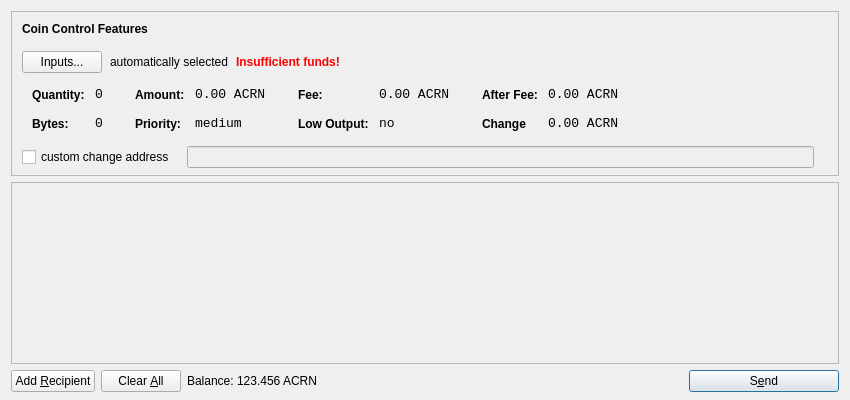
<?xml version="1.0" encoding="UTF-8"?>
<ui version="4.0">
 <class>SendCoinsDialog</class>
 <widget class="QDialog" name="SendCoinsDialog">
  <property name="geometry">
   <rect>
    <x>0</x>
    <y>0</y>
    <width>850</width>
    <height>400</height>
   </rect>
  </property>
  <property name="windowTitle">
   <string>Send Coins</string>
  </property>
  <layout class="QVBoxLayout" name="verticalLayout" stretch="0,1,0">
   <property name="bottomMargin">
    <number>8</number>
   </property>
   <item>
    <widget class="QFrame" name="frameCoinControl">
     <property name="sizePolicy">
      <sizepolicy hsizetype="Expanding" vsizetype="Expanding">
       <horstretch>0</horstretch>
       <verstretch>0</verstretch>
      </sizepolicy>
     </property>
     <property name="maximumSize">
      <size>
       <width>16777215</width>
       <height>16777215</height>
      </size>
     </property>
     <property name="frameShape">
      <enum>QFrame::StyledPanel</enum>
     </property>
     <property name="frameShadow">
      <enum>QFrame::Sunken</enum>
     </property>
     <layout class="QVBoxLayout" name="verticalLayoutCoinControl2">
      <property name="spacing">
       <number>-1</number>
      </property>
      <property name="leftMargin">
       <number>0</number>
      </property>
      <property name="topMargin">
       <number>0</number>
      </property>
      <property name="rightMargin">
       <number>0</number>
      </property>
      <property name="bottomMargin">
       <number>6</number>
      </property>
      <item>
       <layout class="QVBoxLayout" name="verticalLayoutCoinControl" stretch="0,0,0,0,1">
        <property name="spacing">
         <number>0</number>
        </property>
        <property name="leftMargin">
         <number>10</number>
        </property>
        <property name="topMargin">
         <number>10</number>
        </property>
        <item>
         <layout class="QHBoxLayout" name="horizontalLayoutCoinControl1">
          <property name="bottomMargin">
           <number>15</number>
          </property>
          <item>
           <widget class="QLabel" name="labelCoinControlFeatures">
            <property name="sizePolicy">
             <sizepolicy hsizetype="Preferred" vsizetype="Maximum">
              <horstretch>0</horstretch>
              <verstretch>0</verstretch>
             </sizepolicy>
            </property>
            <property name="font">
             <font>
              <weight>75</weight>
              <bold>true</bold>
             </font>
            </property>
            <property name="styleSheet">
             <string notr="true">font-weight:bold;</string>
            </property>
            <property name="text">
             <string>Coin Control Features</string>
            </property>
           </widget>
          </item>
         </layout>
        </item>
        <item>
         <layout class="QHBoxLayout" name="horizontalLayoutCoinControl2" stretch="0,0,0,0">
          <property name="spacing">
           <number>8</number>
          </property>
          <property name="bottomMargin">
           <number>10</number>
          </property>
          <item>
           <widget class="QPushButton" name="pushButtonCoinControl">
            <property name="styleSheet">
             <string notr="true"/>
            </property>
            <property name="text">
             <string>Inputs...</string>
            </property>
           </widget>
          </item>
          <item>
           <widget class="QLabel" name="labelCoinControlAutomaticallySelected">
            <property name="text">
             <string>automatically selected</string>
            </property>
            <property name="margin">
             <number>5</number>
            </property>
           </widget>
          </item>
          <item>
           <widget class="QLabel" name="labelCoinControlInsuffFunds">
            <property name="font">
             <font>
              <weight>75</weight>
              <bold>true</bold>
             </font>
            </property>
            <property name="styleSheet">
             <string notr="true">color:red;font-weight:bold;</string>
            </property>
            <property name="text">
             <string>Insufficient funds!</string>
            </property>
            <property name="margin">
             <number>5</number>
            </property>
           </widget>
          </item>
          <item>
           <spacer name="horizontalSpacerCoinControl">
            <property name="orientation">
             <enum>Qt::Horizontal</enum>
            </property>
            <property name="sizeHint" stdset="0">
             <size>
              <width>40</width>
              <height>1</height>
             </size>
            </property>
           </spacer>
          </item>
         </layout>
        </item>
        <item>
         <widget class="QWidget" name="widgetCoinControl" native="true">
          <property name="sizePolicy">
           <sizepolicy hsizetype="Preferred" vsizetype="Preferred">
            <horstretch>0</horstretch>
            <verstretch>0</verstretch>
           </sizepolicy>
          </property>
          <property name="minimumSize">
           <size>
            <width>0</width>
            <height>0</height>
           </size>
          </property>
          <property name="styleSheet">
           <string notr="true"/>
          </property>
          <layout class="QHBoxLayout" name="horizontalLayoutCoinControl5">
           <property name="margin">
            <number>0</number>
           </property>
           <item>
            <layout class="QHBoxLayout" name="horizontalLayoutCoinControl3" stretch="0,0,0,1">
             <property name="spacing">
              <number>20</number>
             </property>
             <property name="topMargin">
              <number>0</number>
             </property>
             <property name="bottomMargin">
              <number>10</number>
             </property>
             <item>
              <layout class="QFormLayout" name="formLayoutCoinControl1">
               <property name="horizontalSpacing">
                <number>10</number>
               </property>
               <property name="verticalSpacing">
                <number>14</number>
               </property>
               <property name="leftMargin">
                <number>10</number>
               </property>
               <property name="topMargin">
                <number>4</number>
               </property>
               <property name="rightMargin">
                <number>6</number>
               </property>
               <item row="0" column="0">
                <widget class="QLabel" name="labelCoinControlQuantityText">
                 <property name="styleSheet">
                  <string notr="true">font-weight:bold;</string>
                 </property>
                 <property name="text">
                  <string>Quantity:</string>
                 </property>
                 <property name="margin">
                  <number>0</number>
                 </property>
                </widget>
               </item>
               <item row="0" column="1">
                <widget class="QLabel" name="labelCoinControlQuantity">
                 <property name="font">
                  <font>
                   <family>Monospace</family>
                   <pointsize>10</pointsize>
                  </font>
                 </property>
                 <property name="cursor">
                  <cursorShape>IBeamCursor</cursorShape>
                 </property>
                 <property name="contextMenuPolicy">
                  <enum>Qt::ActionsContextMenu</enum>
                 </property>
                 <property name="text">
                  <string>0</string>
                 </property>
                 <property name="margin">
                  <number>0</number>
                 </property>
                 <property name="textInteractionFlags">
                  <set>Qt::LinksAccessibleByMouse|Qt::TextSelectableByKeyboard|Qt::TextSelectableByMouse</set>
                 </property>
                </widget>
               </item>
               <item row="1" column="0">
                <widget class="QLabel" name="labelCoinControlBytesText">
                 <property name="styleSheet">
                  <string notr="true">font-weight:bold;</string>
                 </property>
                 <property name="text">
                  <string>Bytes:</string>
                 </property>
                </widget>
               </item>
               <item row="1" column="1">
                <widget class="QLabel" name="labelCoinControlBytes">
                 <property name="font">
                  <font>
                   <family>Monospace</family>
                   <pointsize>10</pointsize>
                  </font>
                 </property>
                 <property name="cursor">
                  <cursorShape>IBeamCursor</cursorShape>
                 </property>
                 <property name="contextMenuPolicy">
                  <enum>Qt::ActionsContextMenu</enum>
                 </property>
                 <property name="text">
                  <string>0</string>
                 </property>
                 <property name="textInteractionFlags">
                  <set>Qt::LinksAccessibleByMouse|Qt::TextSelectableByKeyboard|Qt::TextSelectableByMouse</set>
                 </property>
                </widget>
               </item>
              </layout>
             </item>
             <item>
              <layout class="QFormLayout" name="formLayoutCoinControl2">
               <property name="horizontalSpacing">
                <number>10</number>
               </property>
               <property name="verticalSpacing">
                <number>14</number>
               </property>
               <property name="leftMargin">
                <number>6</number>
               </property>
               <property name="topMargin">
                <number>4</number>
               </property>
               <property name="rightMargin">
                <number>6</number>
               </property>
               <item row="0" column="0">
                <widget class="QLabel" name="labelCoinControlAmountText">
                 <property name="styleSheet">
                  <string notr="true">font-weight:bold;</string>
                 </property>
                 <property name="text">
                  <string>Amount:</string>
                 </property>
                 <property name="margin">
                  <number>0</number>
                 </property>
                </widget>
               </item>
               <item row="0" column="1">
                <widget class="QLabel" name="labelCoinControlAmount">
                 <property name="font">
                  <font>
                   <family>Monospace</family>
                   <pointsize>10</pointsize>
                  </font>
                 </property>
                 <property name="cursor">
                  <cursorShape>IBeamCursor</cursorShape>
                 </property>
                 <property name="contextMenuPolicy">
                  <enum>Qt::ActionsContextMenu</enum>
                 </property>
                 <property name="text">
                  <string>0.00 ACRN</string>
                 </property>
                 <property name="textInteractionFlags">
                  <set>Qt::LinksAccessibleByMouse|Qt::TextSelectableByKeyboard|Qt::TextSelectableByMouse</set>
                 </property>
                </widget>
               </item>
               <item row="1" column="0">
                <widget class="QLabel" name="labelCoinControlPriorityText">
                 <property name="styleSheet">
                  <string notr="true">font-weight:bold;</string>
                 </property>
                 <property name="text">
                  <string>Priority:</string>
                 </property>
                </widget>
               </item>
               <item row="1" column="1">
                <widget class="QLabel" name="labelCoinControlPriority">
                 <property name="font">
                  <font>
                   <family>Monospace</family>
                   <pointsize>10</pointsize>
                  </font>
                 </property>
                 <property name="cursor">
                  <cursorShape>IBeamCursor</cursorShape>
                 </property>
                 <property name="contextMenuPolicy">
                  <enum>Qt::ActionsContextMenu</enum>
                 </property>
                 <property name="text">
                  <string>medium</string>
                 </property>
                 <property name="textInteractionFlags">
                  <set>Qt::LinksAccessibleByMouse|Qt::TextSelectableByKeyboard|Qt::TextSelectableByMouse</set>
                 </property>
                </widget>
               </item>
              </layout>
             </item>
             <item>
              <layout class="QFormLayout" name="formLayoutCoinControl3">
               <property name="horizontalSpacing">
                <number>10</number>
               </property>
               <property name="verticalSpacing">
                <number>14</number>
               </property>
               <property name="leftMargin">
                <number>6</number>
               </property>
               <property name="topMargin">
                <number>4</number>
               </property>
               <property name="rightMargin">
                <number>6</number>
               </property>
               <item row="0" column="0">
                <widget class="QLabel" name="labelCoinControlFeeText">
                 <property name="styleSheet">
                  <string notr="true">font-weight:bold;</string>
                 </property>
                 <property name="text">
                  <string>Fee:</string>
                 </property>
                 <property name="margin">
                  <number>0</number>
                 </property>
                </widget>
               </item>
               <item row="0" column="1">
                <widget class="QLabel" name="labelCoinControlFee">
                 <property name="font">
                  <font>
                   <family>Monospace</family>
                   <pointsize>10</pointsize>
                  </font>
                 </property>
                 <property name="cursor">
                  <cursorShape>IBeamCursor</cursorShape>
                 </property>
                 <property name="contextMenuPolicy">
                  <enum>Qt::ActionsContextMenu</enum>
                 </property>
                 <property name="text">
                  <string>0.00 ACRN</string>
                 </property>
                 <property name="textInteractionFlags">
                  <set>Qt::LinksAccessibleByMouse|Qt::TextSelectableByKeyboard|Qt::TextSelectableByMouse</set>
                 </property>
                </widget>
               </item>
               <item row="1" column="0">
                <widget class="QLabel" name="labelCoinControlLowOutputText">
                 <property name="styleSheet">
                  <string notr="true">font-weight:bold;</string>
                 </property>
                 <property name="text">
                  <string>Low Output:</string>
                 </property>
                </widget>
               </item>
               <item row="1" column="1">
                <widget class="QLabel" name="labelCoinControlLowOutput">
                 <property name="font">
                  <font>
                   <family>Monospace</family>
                   <pointsize>10</pointsize>
                  </font>
                 </property>
                 <property name="cursor">
                  <cursorShape>IBeamCursor</cursorShape>
                 </property>
                 <property name="contextMenuPolicy">
                  <enum>Qt::ActionsContextMenu</enum>
                 </property>
                 <property name="text">
                  <string>no</string>
                 </property>
                 <property name="textInteractionFlags">
                  <set>Qt::LinksAccessibleByMouse|Qt::TextSelectableByKeyboard|Qt::TextSelectableByMouse</set>
                 </property>
                </widget>
               </item>
              </layout>
             </item>
             <item>
              <layout class="QFormLayout" name="formLayoutCoinControl4">
               <property name="horizontalSpacing">
                <number>10</number>
               </property>
               <property name="verticalSpacing">
                <number>14</number>
               </property>
               <property name="leftMargin">
                <number>6</number>
               </property>
               <property name="topMargin">
                <number>4</number>
               </property>
               <property name="rightMargin">
                <number>6</number>
               </property>
               <item row="0" column="0">
                <widget class="QLabel" name="labelCoinControlAfterFeeText">
                 <property name="styleSheet">
                  <string notr="true">font-weight:bold;</string>
                 </property>
                 <property name="text">
                  <string>After Fee:</string>
                 </property>
                 <property name="margin">
                  <number>0</number>
                 </property>
                </widget>
               </item>
               <item row="0" column="1">
                <widget class="QLabel" name="labelCoinControlAfterFee">
                 <property name="font">
                  <font>
                   <family>Monospace</family>
                   <pointsize>10</pointsize>
                  </font>
                 </property>
                 <property name="cursor">
                  <cursorShape>IBeamCursor</cursorShape>
                 </property>
                 <property name="contextMenuPolicy">
                  <enum>Qt::ActionsContextMenu</enum>
                 </property>
                 <property name="text">
                  <string>0.00 ACRN</string>
                 </property>
                 <property name="textInteractionFlags">
                  <set>Qt::LinksAccessibleByMouse|Qt::TextSelectableByKeyboard|Qt::TextSelectableByMouse</set>
                 </property>
                </widget>
               </item>
               <item row="1" column="0">
                <widget class="QLabel" name="labelCoinControlChangeText">
                 <property name="styleSheet">
                  <string notr="true">font-weight:bold;</string>
                 </property>
                 <property name="text">
                  <string>Change</string>
                 </property>
                </widget>
               </item>
               <item row="1" column="1">
                <widget class="QLabel" name="labelCoinControlChange">
                 <property name="font">
                  <font>
                   <family>Monospace</family>
                   <pointsize>10</pointsize>
                  </font>
                 </property>
                 <property name="cursor">
                  <cursorShape>IBeamCursor</cursorShape>
                 </property>
                 <property name="contextMenuPolicy">
                  <enum>Qt::ActionsContextMenu</enum>
                 </property>
                 <property name="text">
                  <string>0.00 ACRN</string>
                 </property>
                 <property name="textInteractionFlags">
                  <set>Qt::LinksAccessibleByMouse|Qt::TextSelectableByKeyboard|Qt::TextSelectableByMouse</set>
                 </property>
                </widget>
               </item>
              </layout>
             </item>
            </layout>
           </item>
          </layout>
         </widget>
        </item>
        <item>
         <layout class="QHBoxLayout" name="horizontalLayoutCoinControl4" stretch="0,0,0">
          <property name="spacing">
           <number>12</number>
          </property>
          <property name="sizeConstraint">
           <enum>QLayout::SetDefaultConstraint</enum>
          </property>
          <property name="topMargin">
           <number>5</number>
          </property>
          <property name="rightMargin">
           <number>5</number>
          </property>
          <item>
           <widget class="QCheckBox" name="checkBoxCoinControlChange">
            <property name="text">
             <string>custom change address</string>
            </property>
           </widget>
          </item>
          <item>
           <widget class="QLineEdit" name="lineEditCoinControlChange">
            <property name="enabled">
             <bool>false</bool>
            </property>
            <property name="sizePolicy">
             <sizepolicy hsizetype="Expanding" vsizetype="Fixed">
              <horstretch>0</horstretch>
              <verstretch>0</verstretch>
             </sizepolicy>
            </property>
           </widget>
          </item>
          <item>
           <widget class="QLabel" name="labelCoinControlChangeLabel">
            <property name="sizePolicy">
             <sizepolicy hsizetype="Preferred" vsizetype="Expanding">
              <horstretch>0</horstretch>
              <verstretch>0</verstretch>
             </sizepolicy>
            </property>
            <property name="minimumSize">
             <size>
              <width>0</width>
              <height>0</height>
             </size>
            </property>
            <property name="text">
             <string/>
            </property>
            <property name="margin">
             <number>3</number>
            </property>
           </widget>
          </item>
         </layout>
        </item>
        <item>
         <spacer name="verticalSpacerCoinControl">
          <property name="orientation">
           <enum>Qt::Vertical</enum>
          </property>
          <property name="sizeHint" stdset="0">
           <size>
            <width>800</width>
            <height>1</height>
           </size>
          </property>
         </spacer>
        </item>
       </layout>
      </item>
     </layout>
    </widget>
   </item>
   <item>
    <widget class="QScrollArea" name="scrollArea">
     <property name="widgetResizable">
      <bool>true</bool>
     </property>
     <widget class="QWidget" name="scrollAreaWidgetContents">
      <property name="geometry">
       <rect>
        <x>0</x>
        <y>0</y>
        <width>830</width>
        <height>165</height>
       </rect>
      </property>
      <layout class="QVBoxLayout" name="verticalLayout_2">
       <property name="margin">
        <number>0</number>
       </property>
       <item>
        <layout class="QVBoxLayout" name="entries">
         <property name="spacing">
          <number>6</number>
         </property>
        </layout>
       </item>
       <item>
        <spacer name="verticalSpacer">
         <property name="orientation">
          <enum>Qt::Vertical</enum>
         </property>
         <property name="sizeHint" stdset="0">
          <size>
           <width>20</width>
           <height>40</height>
          </size>
         </property>
        </spacer>
       </item>
      </layout>
     </widget>
    </widget>
   </item>
   <item>
    <layout class="QHBoxLayout" name="horizontalLayout">
     <item>
      <widget class="QPushButton" name="addButton">
       <property name="toolTip">
        <string>Send to multiple recipients at once</string>
       </property>
       <property name="text">
        <string>Add &amp;Recipient</string>
       </property>
       <property name="icon">
        <iconset resource="../bitcoin.qrc">
         <normaloff>:/icons/add</normaloff>:/icons/add</iconset>
       </property>
       <property name="autoDefault">
        <bool>false</bool>
       </property>
      </widget>
     </item>
     <item>
      <widget class="QPushButton" name="clearButton">
       <property name="sizePolicy">
        <sizepolicy hsizetype="Minimum" vsizetype="Fixed">
         <horstretch>0</horstretch>
         <verstretch>0</verstretch>
        </sizepolicy>
       </property>
       <property name="toolTip">
        <string>Remove all transaction fields</string>
       </property>
       <property name="text">
        <string>Clear &amp;All</string>
       </property>
       <property name="icon">
        <iconset resource="../bitcoin.qrc">
         <normaloff>:/icons/remove</normaloff>:/icons/remove</iconset>
       </property>
       <property name="autoRepeatDelay">
        <number>300</number>
       </property>
       <property name="autoDefault">
        <bool>false</bool>
       </property>
      </widget>
     </item>
     <item>
      <layout class="QHBoxLayout" name="horizontalLayout_2">
       <property name="spacing">
        <number>3</number>
       </property>
       <item>
        <widget class="QLabel" name="label">
         <property name="sizePolicy">
          <sizepolicy hsizetype="Preferred" vsizetype="Fixed">
           <horstretch>0</horstretch>
           <verstretch>0</verstretch>
          </sizepolicy>
         </property>
         <property name="text">
          <string>Balance:</string>
         </property>
        </widget>
       </item>
       <item>
        <widget class="QLabel" name="labelBalance">
         <property name="sizePolicy">
          <sizepolicy hsizetype="Preferred" vsizetype="Fixed">
           <horstretch>0</horstretch>
           <verstretch>0</verstretch>
          </sizepolicy>
         </property>
         <property name="cursor">
          <cursorShape>IBeamCursor</cursorShape>
         </property>
         <property name="text">
          <string>123.456 ACRN</string>
         </property>
         <property name="textInteractionFlags">
          <set>Qt::LinksAccessibleByMouse|Qt::TextSelectableByKeyboard|Qt::TextSelectableByMouse</set>
         </property>
        </widget>
       </item>
      </layout>
     </item>
     <item>
      <spacer name="horizontalSpacer">
       <property name="orientation">
        <enum>Qt::Horizontal</enum>
       </property>
       <property name="sizeHint" stdset="0">
        <size>
         <width>40</width>
         <height>20</height>
        </size>
       </property>
      </spacer>
     </item>
     <item>
      <widget class="QPushButton" name="sendButton">
       <property name="minimumSize">
        <size>
         <width>150</width>
         <height>0</height>
        </size>
       </property>
       <property name="toolTip">
        <string>Confirm the send action</string>
       </property>
       <property name="text">
        <string>S&amp;end</string>
       </property>
       <property name="icon">
        <iconset resource="../bitcoin.qrc">
         <normaloff>:/icons/send</normaloff>:/icons/send</iconset>
       </property>
       <property name="default">
        <bool>true</bool>
       </property>
      </widget>
     </item>
    </layout>
   </item>
  </layout>
 </widget>
 <resources>
  <include location="../bitcoin.qrc"/>
 </resources>
 <connections/>
</ui>
